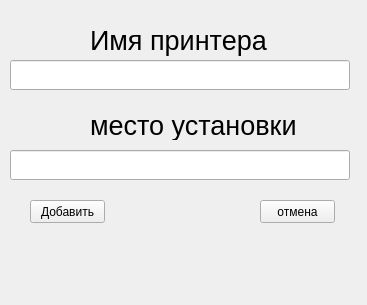
<?xml version="1.0" encoding="UTF-8"?>
<ui version="4.0">
 <class>Form</class>
 <widget class="QWidget" name="Form">
  <property name="geometry">
   <rect>
    <x>0</x>
    <y>0</y>
    <width>367</width>
    <height>305</height>
   </rect>
  </property>
  <property name="windowTitle">
   <string>Form</string>
  </property>
  <widget class="QLabel" name="label">
   <property name="geometry">
    <rect>
     <x>90</x>
     <y>20</y>
     <width>210</width>
     <height>40</height>
    </rect>
   </property>
   <property name="font">
    <font>
     <pointsize>20</pointsize>
    </font>
   </property>
   <property name="text">
    <string>Имя принтера </string>
   </property>
  </widget>
  <widget class="QLabel" name="label_2">
   <property name="geometry">
    <rect>
     <x>90</x>
     <y>110</y>
     <width>211</width>
     <height>30</height>
    </rect>
   </property>
   <property name="font">
    <font>
     <pointsize>20</pointsize>
    </font>
   </property>
   <property name="text">
    <string>место установки</string>
   </property>
  </widget>
  <widget class="QPushButton" name="pb_add_refilled">
   <property name="geometry">
    <rect>
     <x>30</x>
     <y>200</y>
     <width>75</width>
     <height>23</height>
    </rect>
   </property>
   <property name="text">
    <string>Добавить</string>
   </property>
  </widget>
  <widget class="QPushButton" name="pushButton_cansel_refilled">
   <property name="geometry">
    <rect>
     <x>260</x>
     <y>200</y>
     <width>75</width>
     <height>23</height>
    </rect>
   </property>
   <property name="text">
    <string>отмена</string>
   </property>
  </widget>
  <widget class="QLineEdit" name="lineEdit_place_establishment">
   <property name="geometry">
    <rect>
     <x>10</x>
     <y>150</y>
     <width>340</width>
     <height>30</height>
    </rect>
   </property>
  </widget>
  <widget class="QLineEdit" name="lineEdit_name_printer2">
   <property name="geometry">
    <rect>
     <x>10</x>
     <y>60</y>
     <width>340</width>
     <height>30</height>
    </rect>
   </property>
  </widget>
 </widget>
 <resources/>
 <connections/>
</ui>
